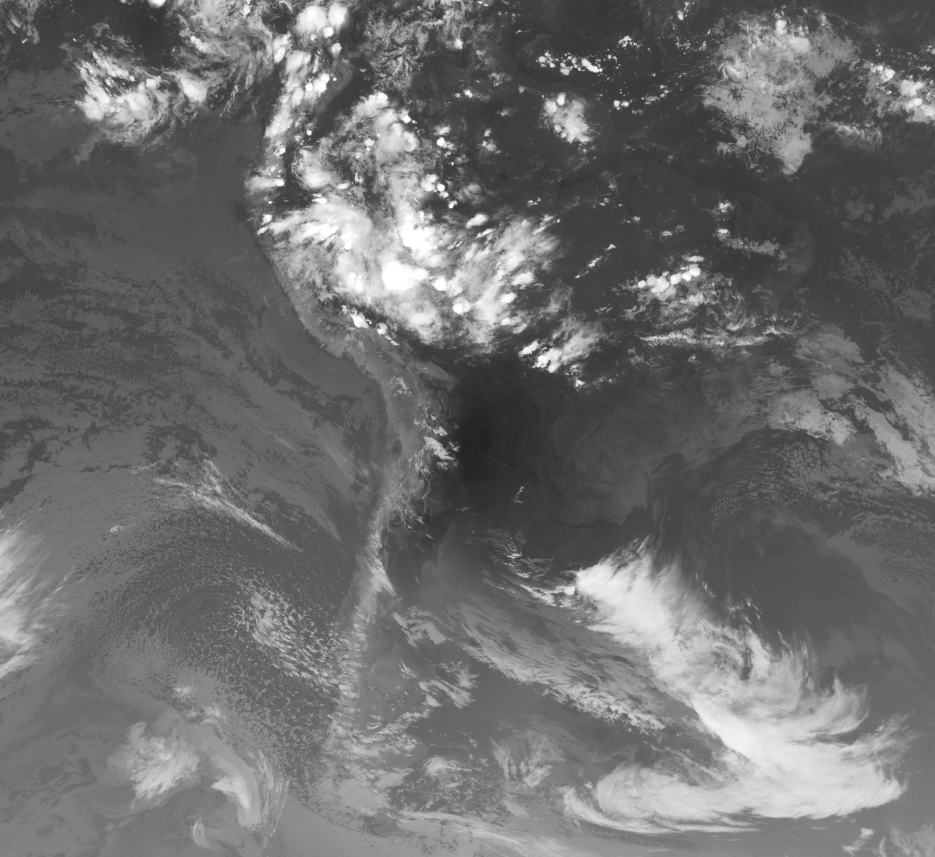
#> input picture S11635387_201910010000.jpg, 3737 x 3425 px (shown at 1/4 size)
$ python test.py
#> lines starting #> are read from the running program, lines starting #| are printed output that depends on the picture
import cv2

cptec = cv2.imread("./S11635387_201910010000.jpg")     #(flag = 0 or 1 or -1)
#> cptec is the input picture: shape (3425, 3737, 3); min 21, max 255, mean 109.8
cptec = cv2.applyColorMap(cptec, cv2.COLORMAP_JET)
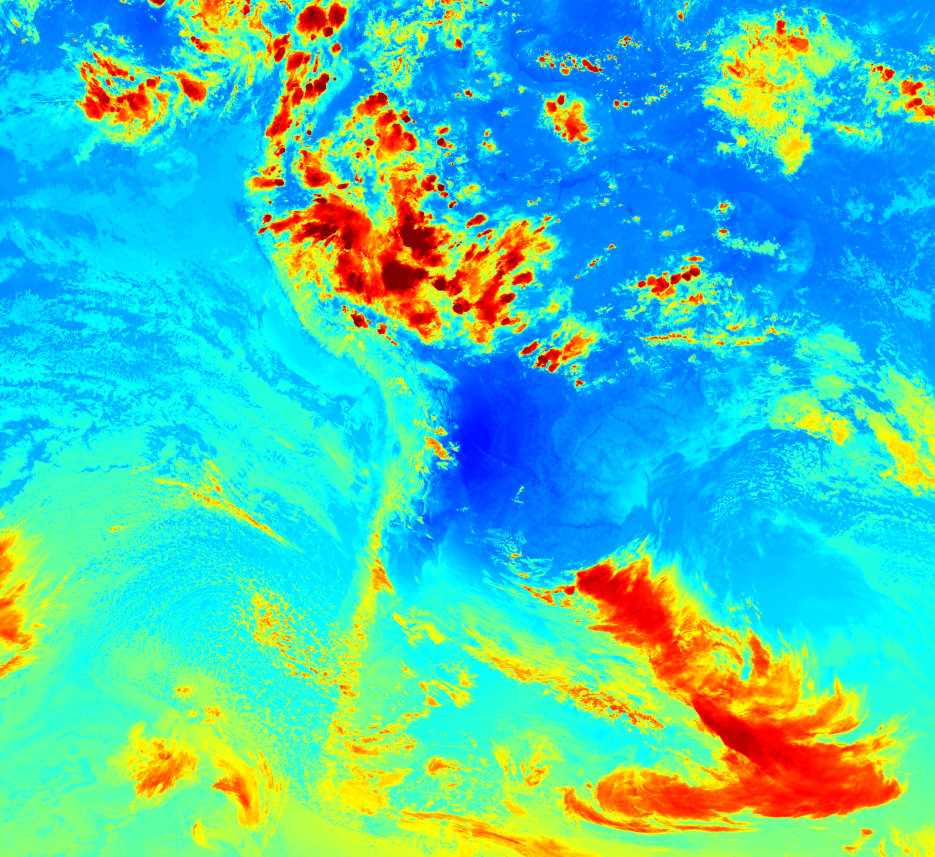
#> cptec: shape (3425, 3737, 3) (shown at 1/4 size); mean B, G, R 180.2, 199.3, 74.2

cv2.namedWindow("cptec", cv2.WINDOW_NORMAL)
cv2.resizeWindow("cptec", 720, 640)
cv2.imshow("cptec", cptec)
cv2.waitKey(-1)
cv2.destroyAllWindows()
